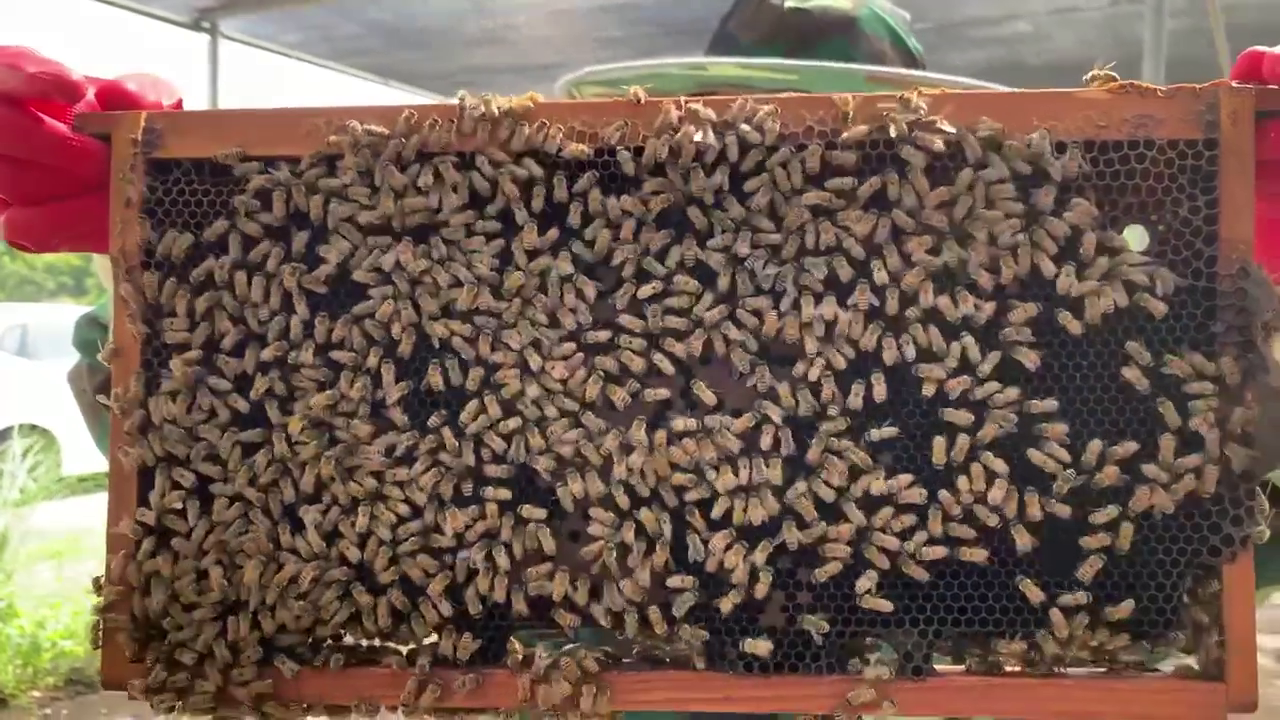
#> input picture frame 34 of bee_video.mp4, 1280 x 720 px
$ python count_bee.py   (older library calls are emulated)
#> lines starting #> are read from the running program, lines starting #| are printed output that depends on the picture; after the words box and inside, x2 and y2 are one past the last pixel; in counts of white or black regions, pixels touching at a corner belong together
#> further down, frame is the input picture: shape (720, 1280, 3); mean B, G, R 83.1, 93.9, 115.9
import sys

import cv2
import numpy as np

def q():
    cv2.destroyAllWindows()
    sys.exit()


def process(im: np.ndarray):
    SCALAR = 1
    im = cv2.resize(im, (im.shape[1]*SCALAR, im.shape[0]*SCALAR), cv2.INTER_AREA)

    TH = 120
    ERODE = 3

    gray = cv2.cvtColor(im, cv2.COLOR_BGR2GRAY)
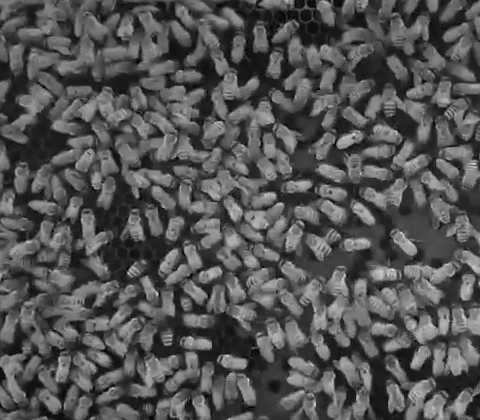
#> gray: shape (420, 480); min 0, max 230, mean 83.3
    # cv2.imshow('gray', gray)

    blurred = cv2.medianBlur(gray, 9*SCALAR)
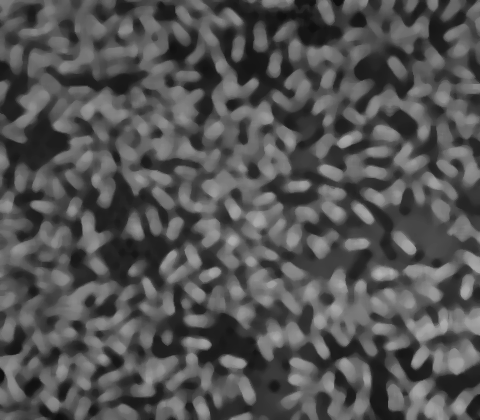
#> blurred: shape (420, 480); min 15, max 180, mean 82.6
    cv2.imshow('blurred', blurred)

    th, bw = cv2.threshold(blurred, TH, 255, cv2.THRESH_BINARY)
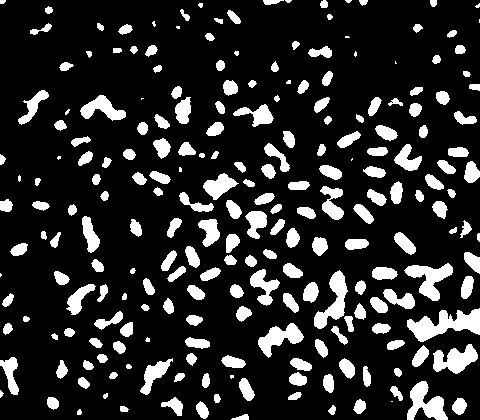
#> bw: shape (420, 480); 16.8% white; 228 white regions (21 under 20 px), largest, box (x1, y1, x2, y2) and area: (407, 308, 480, 342) 1269, (407, 381, 448, 420) 852, (404, 263, 453, 301) 844
#> th = 120
    # cv2.imshow('bw', bw)

    kernel_erosion = np.ones((ERODE, ERODE), np.uint8)
    eroded = cv2.erode(bw, kernel_erosion, iterations=1)
#> eroded: shape (420, 480); 10.6% white; 227 white regions (50 under 20 px), largest, box (x1, y1, x2, y2) and area: (408, 310, 480, 341) 997, (408, 382, 447, 420) 648, (406, 265, 452, 300) 630
    # cv2.imshow('eroded', eroded)

    dist = cv2.distanceTransform(eroded, cv2.DIST_L2, cv2.DIST_MASK_PRECISE)
    dist = cv2.normalize(dist, None, 0, 1, cv2.NORM_MINMAX)
    cv2.imshow('dist', dist)

    # dist[dist < 0.3] = 0
    # dist = cv2.normalize(dist, None, 0, 255, cv2.NORM_MINMAX)
    # dist = dist.astype(np.uint8)
    # cv2.imshow('dist-', dist)

    borderSize = 10
    distborder = cv2.copyMakeBorder(dist, borderSize, borderSize, borderSize, borderSize,
                                    cv2.BORDER_CONSTANT | cv2.BORDER_ISOLATED, 0)
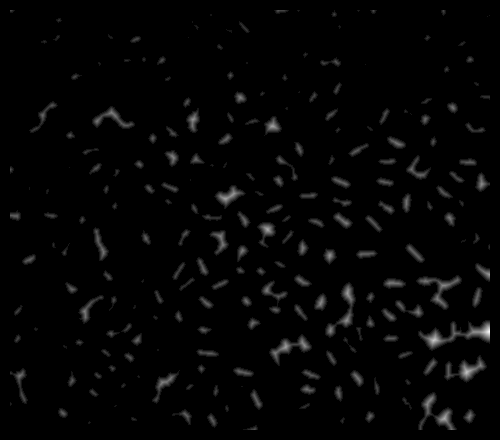
#> distborder: shape (440, 500) float32; min 0, max 1, mean 0.0188
    # cv2.imshow('distborder', distborder)


    gap = 1
    kernel2 = cv2.getStructuringElement(cv2.MORPH_ELLIPSE, (2*(borderSize-gap)+1, 2*(borderSize-gap)+1))
    kernel2 = cv2.copyMakeBorder(kernel2, gap, gap, gap, gap,
                                    cv2.BORDER_CONSTANT | cv2.BORDER_ISOLATED, 0)

    distTempl = cv2.distanceTransform(kernel2, cv2.DIST_L2, cv2.DIST_MASK_PRECISE)
    # cv2.imshow('distTempl', distTempl)

    matched = cv2.matchTemplate(distborder, distTempl, cv2.TM_CCOEFF_NORMED)
    # cv2.imshow('matched', matched)
    kernel_erosion = np.ones((ERODE, ERODE), np.uint8)
    matched = cv2.erode(matched, kernel_erosion, iterations=1)
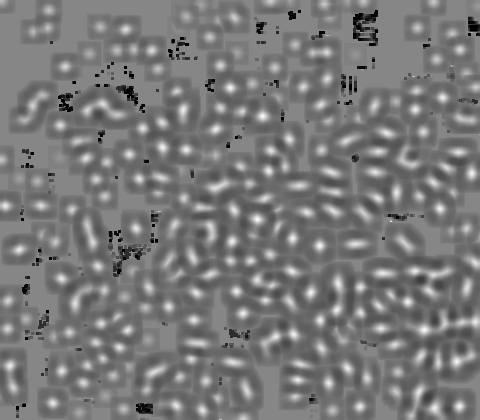
#> matched: shape (420, 480) float32; min -1, max 0.9, mean -0.0972; drawn with min black and max white
    # cv2.imshow('matched2', matched)

    mn, mx, _, _ = cv2.minMaxLoc(matched)
#> mn = -1; mx = 0.9
    THRESH = mx*0.25
#> THRESH = 0.225
    _, th_matched = cv2.threshold(matched, THRESH, 255, cv2.THRESH_BINARY)
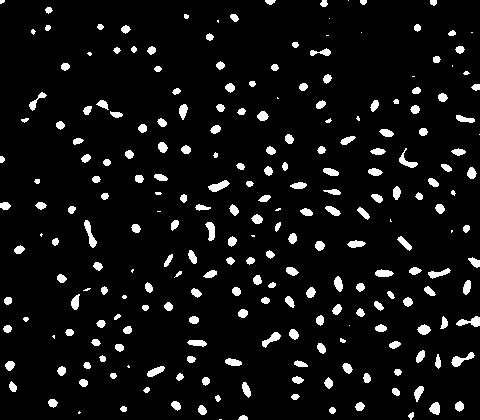
#> th_matched: shape (420, 480) float32; 6.5% white; 238 white regions (31 under 20 px), largest, box (x1, y1, x2, y2) and area: (84, 220, 97, 248) 151, (456, 316, 480, 327) 145, (451, 352, 475, 367) 145
    th_matched = cv2.normalize(th_matched, None, 0, 255, cv2.NORM_MINMAX, cv2.CV_8U)
#> th_matched: shape (420, 480); 6.5% white; 238 white regions (31 under 20 px)
    cv2.imshow('th_matched', th_matched)


    final = th_matched

    contours, hierarchy = cv2.findContours(final, cv2.RETR_CCOMP, cv2.CHAIN_APPROX_SIMPLE)
#> contours = 238 contours, 41 with area under 20; largest, box (x1, y1, x2, y2) and area: (84, 220, 97, 248) 122, (451, 352, 475, 367) 117, (208, 180, 230, 192) 117, (456, 316, 480, 327) 116, (262, 332, 281, 348) 103
    # print(len(contours))
        # to use as mask

    for i, contour in enumerate(contours):
        if cv2.contourArea(contour) < 10*SCALAR*SCALAR:
            continue
        x, y, w, h = cv2.boundingRect(contour)
        _, mx, _, mxloc = cv2.minMaxLoc(final[y:y+h, x:x+w], final[y:y+h, x:x+w])
        cv2.rectangle(im, (x, y), (x+w, y+h), (0, 255, 0), 1)
        cv2.drawContours(im, contours, i, (0, 0, 255), 1)
#> this loop made 238 passes
#> (x, y, w, h, mxloc) on passes 2, 3, 5: (238, 415, 10, 5, (4, 0)), (408, 412, 6, 8, (4, 0)), (329, 407, 7, 7, (2, 0))
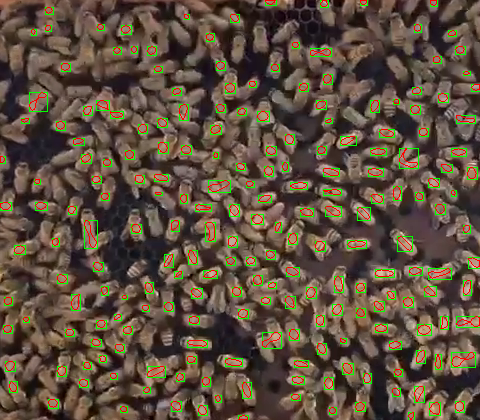
#> im: shape (420, 480, 3); mean of channels 0, 1, 2 62.9, 79.9, 94.9; drawn as B, G, R

    return im
    # cv2.imshow('circles', im)
    # cv2.waitKey(0)


# Reading Videos
capture = cv2.VideoCapture('./bee_video.mp4')
while True:
    isTrue, frame = capture.read()
    if isTrue == True:

        frame_resized = frame[150:-150, 300:-500]
        cv2.imshow('Video Resized', process(frame_resized))

        if cv2.waitKey(1) & 0xFF == ord('q'):
#> (key q is pressed here)
            cv2.waitKey(-1)
    else:
        break
capture.release()

# im = cv2.imread('./bee_test.png')
# done = process(im)
# cv2.imshow('', done)


cv2.waitKey(0)
cv2.destroyAllWindows()

$ run again, starting later in the video
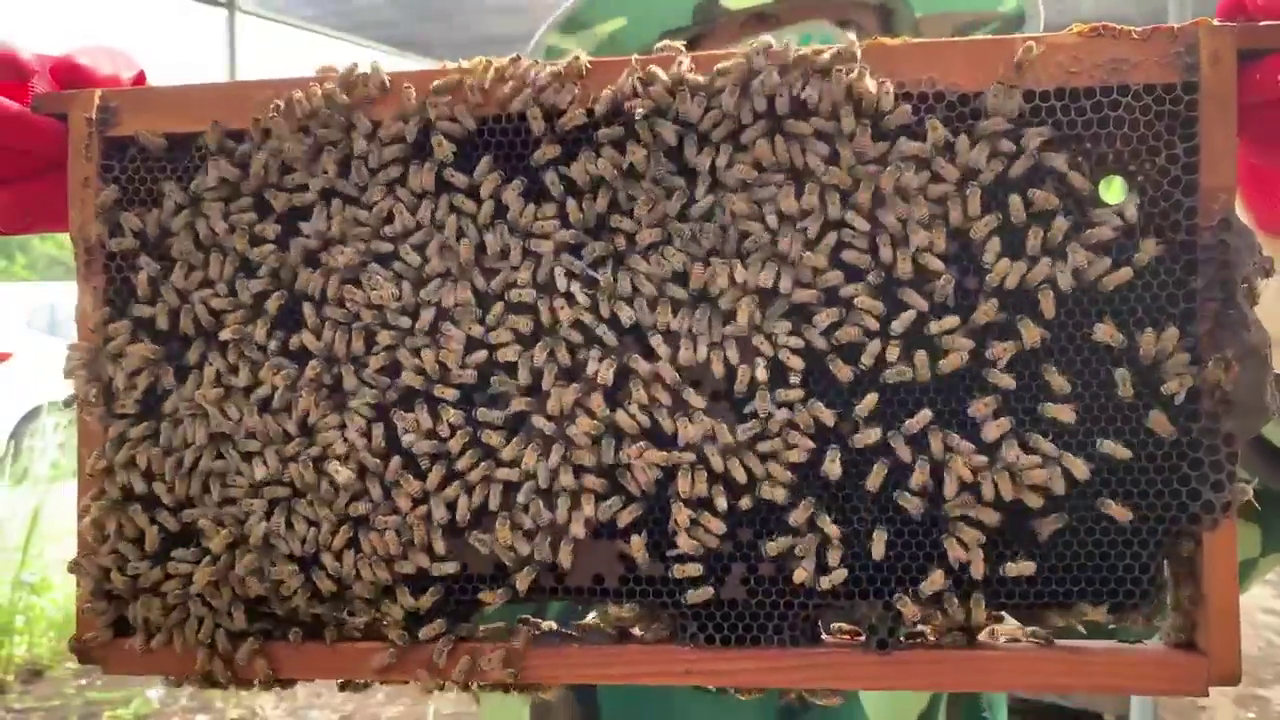
#> input picture frame 153 of bee_video.mp4, 1280 x 720 px
#> frame is the input picture: shape (720, 1280, 3); mean B, G, R 82.1, 93.3, 116.2
#> in process, `th, bw = cv2.threshold(blurred, TH, 255, cv2.THRESH_BINARY)`:
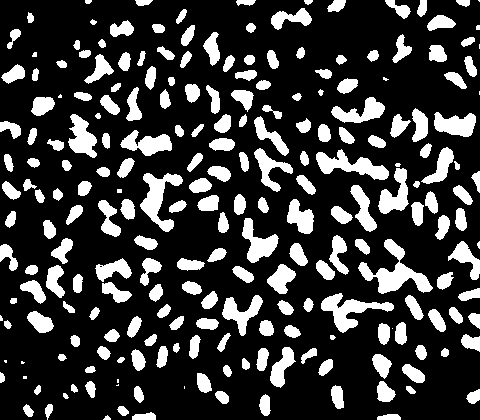
#> bw: shape (420, 480); 22.5% white; 231 white regions (16 under 20 px), largest, box (x1, y1, x2, y2) and area: (358, 239, 433, 294) 1396, (321, 293, 394, 333) 1073, (140, 173, 183, 232) 1057
#> th = 120
#> eroded: shape (420, 480); 15.1% white; 230 white regions (25 under 20 px), largest, box (x1, y1, x2, y2) and area: (322, 294, 393, 331) 782, (141, 174, 182, 231) 781, (377, 264, 431, 293) 757
#> in process, `mn, mx, _, _ = cv2.minMaxLoc(matched)`: mn = -1; mx = 0.855
#> THRESH = 0.214
#> contours = 253 contours, 33 with area under 20; largest, box (x1, y1, x2, y2) and area: (437, 121, 471, 131) 180, (147, 181, 160, 212) 158, (382, 269, 407, 287) 152, (434, 151, 450, 180) 134, (98, 263, 128, 276) 134
#> the loop in process, `for i, contour in enumerate(contours):` made 253 passes
#> (x, y, w, h, mxloc) on passes 2 to 4: (381, 415, 17, 5, (8, 0)), (136, 415, 18, 5, (4, 0)), (119, 407, 7, 8, (1, 0))
#> after the loop in process, `for i, contour in enumerate(contours):`:
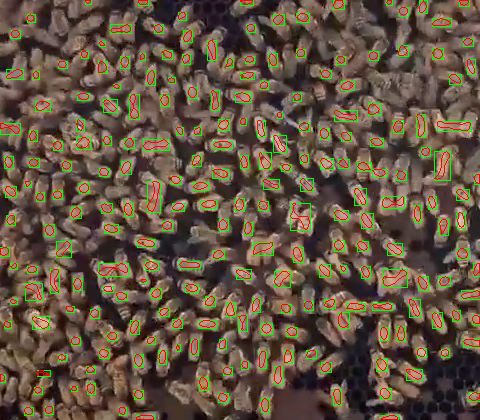
#> im: shape (420, 480, 3); mean of channels 0, 1, 2 65.4, 84, 99.4; drawn as B, G, R

$ run again, starting later in the video
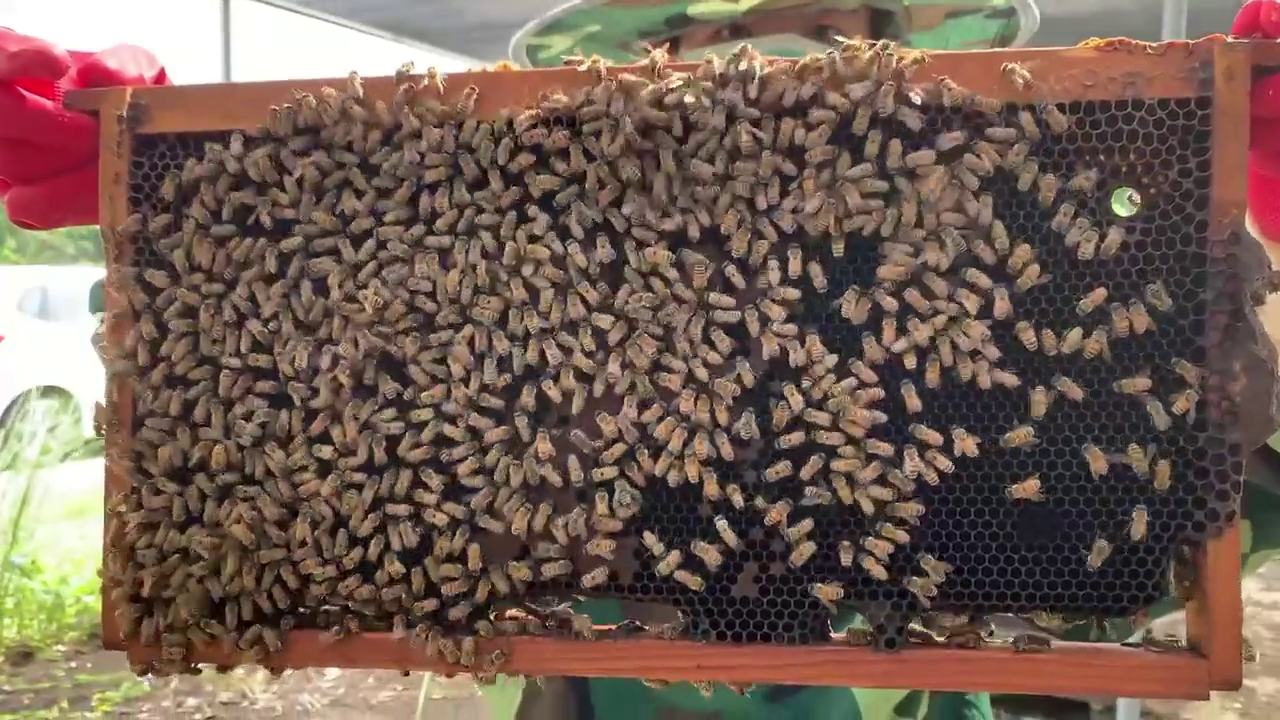
#> input picture frame 272 of bee_video.mp4, 1280 x 720 px
#> frame is the input picture: shape (720, 1280, 3); mean B, G, R 83.8, 94.5, 115.6
#> in process, `th, bw = cv2.threshold(blurred, TH, 255, cv2.THRESH_BINARY)`:
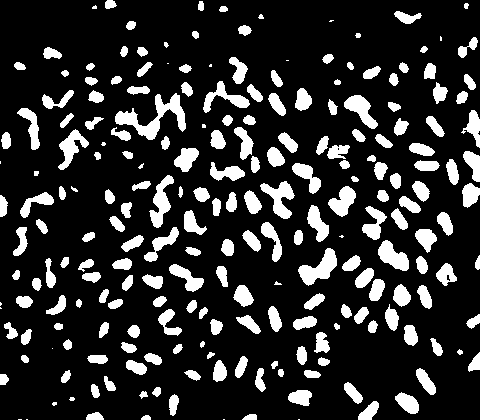
#> bw: shape (420, 480); 17.7% white; 225 white regions (21 under 20 px), largest, box (x1, y1, x2, y2) and area: (115, 93, 186, 140) 1134, (298, 248, 337, 286) 702, (260, 181, 295, 219) 615
#> th = 120
#> eroded: shape (420, 480); 11.3% white; 217 white regions (32 under 20 px), largest, box (x1, y1, x2, y2) and area: (116, 95, 185, 139) 778, (299, 249, 336, 284) 545, (262, 182, 293, 218) 432
#> in process, `mn, mx, _, _ = cv2.minMaxLoc(matched)`: mn = -1; mx = 0.87
#> THRESH = 0.217
#> contours = 223 contours, 23 with area under 20; largest, box (x1, y1, x2, y2) and area: (382, 246, 406, 266) 138, (310, 210, 326, 237) 124, (334, 190, 352, 212) 119, (319, 254, 333, 275) 110, (468, 156, 480, 177) 99
#> the loop in process, `for i, contour in enumerate(contours):` made 223 passes
#> (x, y, w, h, mxloc) on passes 2 to 4: (142, 415, 9, 5, (3, 0)), (246, 414, 10, 6, (4, 0)), (89, 414, 12, 6, (4, 0))
#> after the loop in process, `for i, contour in enumerate(contours):`:
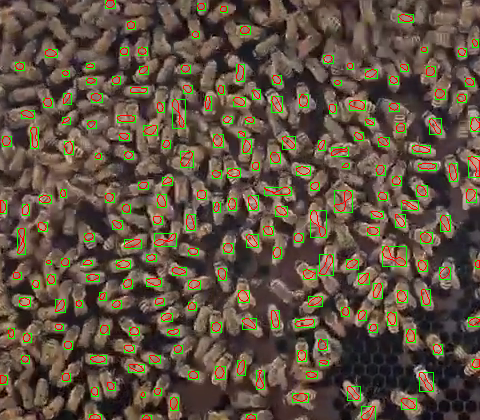
#> im: shape (420, 480, 3); mean of channels 0, 1, 2 64.8, 81.4, 95.8; drawn as B, G, R
